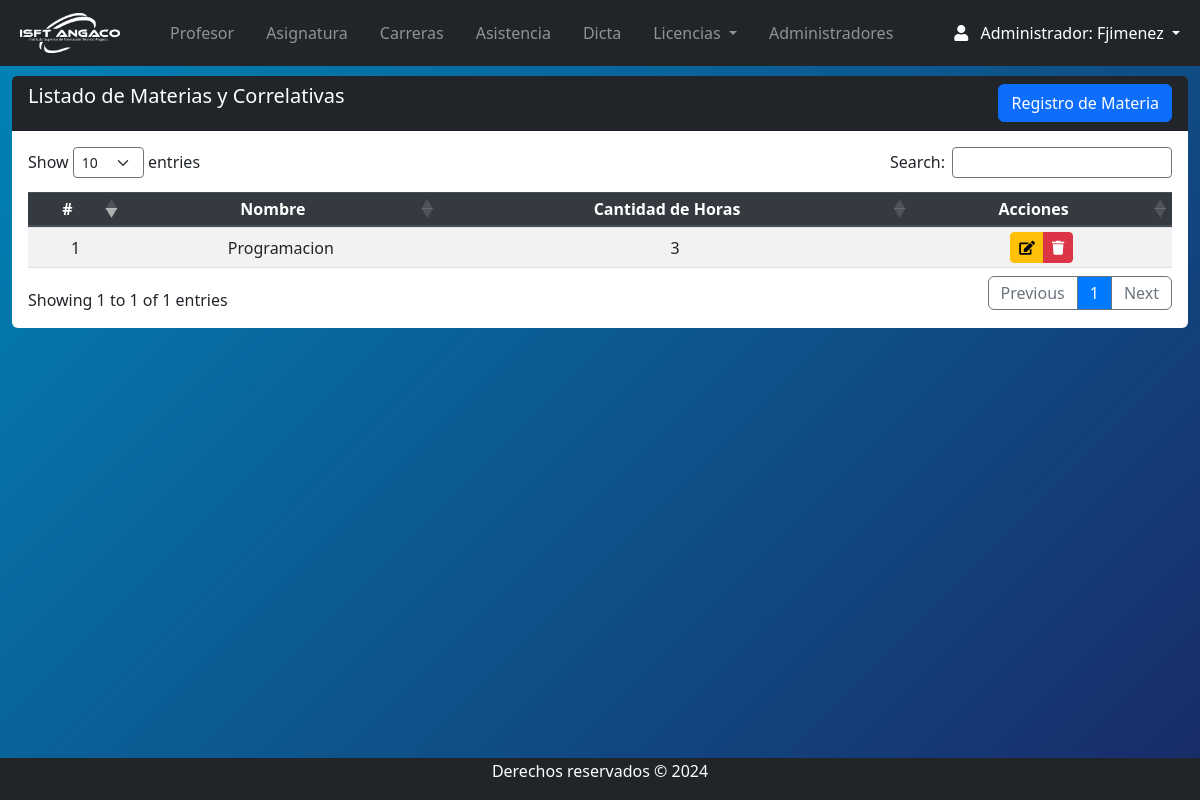
/Views/admin/materia_index.php (signed in), run on an earlier commit of the app's database.
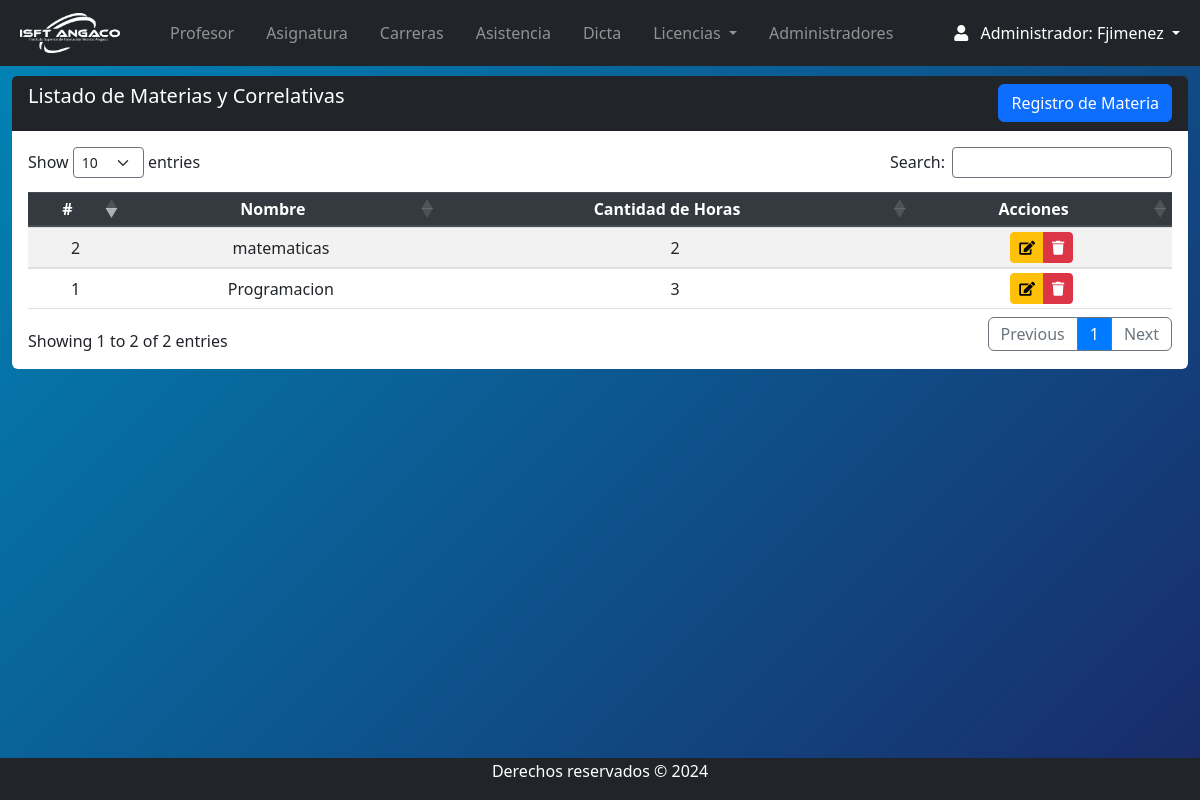
And on a later commit of the database.
### tables this page shows
CREATE TABLE `asignaturas` (
  `id` int(11) NOT NULL,
  `nombre` varchar(255) NOT NULL,
  `cantidaddehoras` int(11) NOT NULL,
  `etapa` varchar(15) NOT NULL,
  `FK_carrera` int(11) DEFAULT NULL
);

### Views/admin/materia_index.php (the view, shortened to what this page needs)
<?php
require '../../conn/connection.php';
require 'navbar.php';
?>
<section class="content mt-3">
    <div class="row m-auto">
        <div class="col-sm">
            <div class="card rounded-2 border-0">
                <div class="card-header bg-dark text-white pb-0">
                    <h5 class="d-inline-block">Listado de Materias y Correlativas</h5>
                    <a class="btn btn-primary float-right mb-2" href="materia_crea.php">Registro de Materia</a>
                </div>
                <div class="card-body table-responsive">
                    <table id="example" class="table table-striped table-sm" style="width:100%">
                        <thead class="thead-dark">
                            <tr>
                                <th>#</th>
                                <th>Nombre</th>
                                <th>Cantidad de Horas</th>
                                <th>Acciones</th>
                            </tr>
                        </thead>
                        <tbody>
                            <?php
                            try {
                                $query = "SELECT * FROM asignaturas WHERE etapa = 'Activo'";
                                $stmt = $db->prepare($query);
                                $stmt->execute();
                                $materias = $stmt->fetchAll(PDO::FETCH_ASSOC);
                                foreach ($materias as $materia) {
                            ?>
                                    <tr>
                                    <td><?php echo htmlspecialchars($materia['id'], ENT_QUOTES, 'UTF-8'); ?></td>
                                    <td><?php echo htmlspecialchars($materia['nombre'], ENT_QUOTES, 'UTF-8'); ?></td>
                                    <td><?php echo htmlspecialchars($materia['cantidaddehoras'], ENT_QUOTES, 'UTF-8'); ?></td>
                                    <td class="text-center">
                                        <div class="btn-group">
                                            <a href="materia_edit.php?id=<?php echo htmlspecialchars($materia['id'], ENT_QUOTES, 'UTF-8'); ?>" class="btn btn-warning btn-sm" role="button"><i class="fas fa-edit"></i></a>
                                            <?php if ($materia['etapa'] == 'Inactivo') { ?>
                                                <button class="btn btn-danger btn-sm" disabled title="Borrar" role="button"><i class="fas fa-trash"></i></button>
                                            <?php } else { ?>
                                                <a href="javascript:eliminar3(<?php echo $materia['id']; ?>)"
                                                    class="btn btn-danger btn-sm"
                                                    title="Borrar"
                                                    role="button">
                                                    <i class="fas fa-trash"></i>
                                                </a>
                                            <?php } ?>
                                        </div>
                                    </td>
                                    </tr>
                            <?php
                                }
                            } catch (PDOException $e) {
                                error_log("Error al obtener las materias: " . $e->getMessage());
                            }
                            ?>
                        </tbody>
                    </table>
                </div>
            </div>
        </div>
    </div>
</section>
<?php require 'footer.php'; ?>

What changed in the data, as far as the page shows it:
added asignaturas: id "2", nombre "matematicas", cantidaddehoras "2"
Also different on the page:
text written by a page script: "Show entries Search: Showing 1 to 1 of 1 entries Previous 1 Next" → "Show entries Search: Showing 1 to 2 of 2 entries Previous 1 Next"
